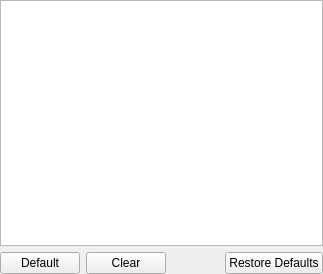
<?xml version="1.0" encoding="UTF-8"?>
<ui version="4.0">
 <class>ShortcutOptionsWidgetClass</class>
 <widget class="QWidget" name="ShortcutOptionsWidgetClass">
  <property name="geometry">
   <rect>
    <x>0</x>
    <y>0</y>
    <width>323</width>
    <height>274</height>
   </rect>
  </property>
  <layout class="QVBoxLayout" name="verticalLayout">
   <property name="margin">
    <number>0</number>
   </property>
   <item>
    <widget class="QTreeView" name="trvShortcuts">
     <property name="rootIsDecorated">
      <bool>false</bool>
     </property>
     <property name="uniformRowHeights">
      <bool>true</bool>
     </property>
     <property name="itemsExpandable">
      <bool>false</bool>
     </property>
     <property name="sortingEnabled">
      <bool>true</bool>
     </property>
     <property name="allColumnsShowFocus">
      <bool>true</bool>
     </property>
     <attribute name="headerStretchLastSection">
      <bool>false</bool>
     </attribute>
    </widget>
   </item>
   <item>
    <layout class="QHBoxLayout" name="horizontalLayout">
     <item>
      <widget class="QPushButton" name="pbtDefault">
       <property name="text">
        <string>Default</string>
       </property>
      </widget>
     </item>
     <item>
      <widget class="QPushButton" name="pbtClear">
       <property name="text">
        <string>Clear</string>
       </property>
      </widget>
     </item>
     <item>
      <spacer name="horizontalSpacer">
       <property name="orientation">
        <enum>Qt::Horizontal</enum>
       </property>
       <property name="sizeHint" stdset="0">
        <size>
         <width>40</width>
         <height>20</height>
        </size>
       </property>
      </spacer>
     </item>
     <item>
      <widget class="QPushButton" name="pbtRestoreDefaults">
       <property name="text">
        <string>Restore Defaults</string>
       </property>
      </widget>
     </item>
    </layout>
   </item>
  </layout>
 </widget>
 <layoutdefault spacing="6" margin="11"/>
 <resources/>
 <connections/>
</ui>
